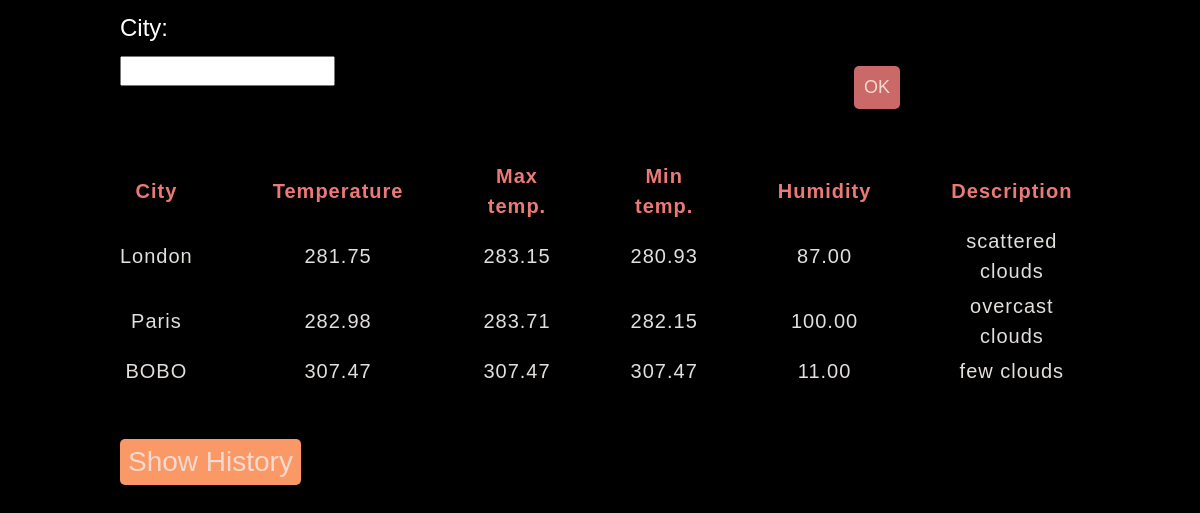
The page / on the database its author committed.
### apps/models.py (models this page shows)
class History(models.Model):
    history_id = models.AutoField(primary_key=True)
    city = models.CharField(max_length=255, blank=False, null=False)
    temp = models.DecimalField(default=0,blank=False,null=False,max_digits=5, decimal_places=2)
    maxtp = models.DecimalField(default=0,blank=False,null=False,max_digits=5, decimal_places=2)
    mintp = models.DecimalField(default=0,blank=False,null=False,max_digits=5, decimal_places=2)
    humidity = models.DecimalField(default=0,blank=False,null=False,max_digits=5, decimal_places=2)
    describ = models.CharField(max_length=255, blank=False,null=False)
    class Meta:
        db_table = 'History'

### apps/views.py (the view, shortened to what this page needs)
# urls.py: path('', views.index, name='index'),
def index(request):
    form = HistoryModelForm()
    weather_info = History.objects.all()
    five_session = []
    context = {
        'form': form,
        'weather_info': weather_info,
        'five_session':five_session
    }
    return render(request, 'index.html', context=context)

### apps/forms.py
class HistoryModelForm(forms.ModelForm):
    class Meta:
        model = History
        fields = ('city',)

### apps/templates/index.html (shortened to what this page needs)
<!DOCTYPE html>
<html lang="utf-8">
<head>
    <link rel="stylesheet" href="https://maxcdn.bootstrapcdn.com/bootstrap/4.0.0-beta/css/bootstrap.min.css">
    <link rel="stylesheet" href="../static/css/c06.css" />
</head>
<body>
    <form action="" method="post">
         {{ form }}
        <input type="submit" name="action_one" value="OK" />
    </form>
    {% if weather_info %}
     <table>
        <thead>
            <tr class="first-table-row">
            <th>City</th>
            <th>Temperature</th>
            <th>Max temp.</th>
            <th>Min temp.</th>
            <th>Humidity</th>
            <th>Description</th>
        </thead>
        <tbody>
        {% for i in weather_info %}
            <tr>
                <td>{{ i.city }}</td>
                <td>{{ i.temp }}</td>
                <td>{{ i.maxtp }}</td>
                <td>{{ i.mintp }}</td>
                <td>{{ i.humidity }}</td>
                <td>{{ i.describ }}</td>
            </tr>
            {% endfor %}
        </tbody>
    </table>
    {% endif %}
    <div>
        <br/>
        <br/>
        <button id='btn_show' onclick="show_top()">Show History</button>
    </div>
</body>
</html>

### apps/static/css/c06.css (style rules this page uses)
body { background-color: #000; font-family: 'Oswald', 'Futura', sans-serif; margin-right: 20%; margin-left: 5%; margin-bottom: 2%; padding: 0; }
th { color: #EB7A77; font-size: 20px; letter-spacing: .05em; padding: 10px 20px 5px 60px; text-align: center; }
td { color: #e3dfdd; font-size: 20px; letter-spacing: .05em; padding: 0 20px 5px 60px; text-align: center; }
button { font-size:28px; background-color: #cb6868; color: #f3dad1; border: none; border-radius: 5px; padding: 2px 8px 2px 8px; margin: 2px auto; }
#btn_show { font-size:28px; background-color: #FB9966; color: #f3dad1; border: none; border-radius: 5px; padding: 2px 8px 2px 8px; margin: 0 20px 5px 60px; }
form { padding: 0 60px 65px 60px; }
label { color: #fff; display: block; margin: 10px 0 10px 0; font-size: 24px; }
input[type='submit'], a.add { background-color: #cb6868; color: #f3dad1; border: none; border-radius: 5px; padding: 8px 10px; margin-top: 10px; float: right; font-size: 18px; text-decoration: none; text-transform: uppercase; }

### rows shown on the page
History: city "London", temp "281.75", maxtp "283.15", mintp "280.93", humidity "87.00", describ "scattered clouds"
History: city "Paris", temp "282.98", maxtp "283.71", mintp "282.15", humidity "100.00", describ "overcast clouds"
History: city "BOBO", temp "307.47", maxtp "307.47", mintp "307.47", humidity "11.00", describ "few clouds"
